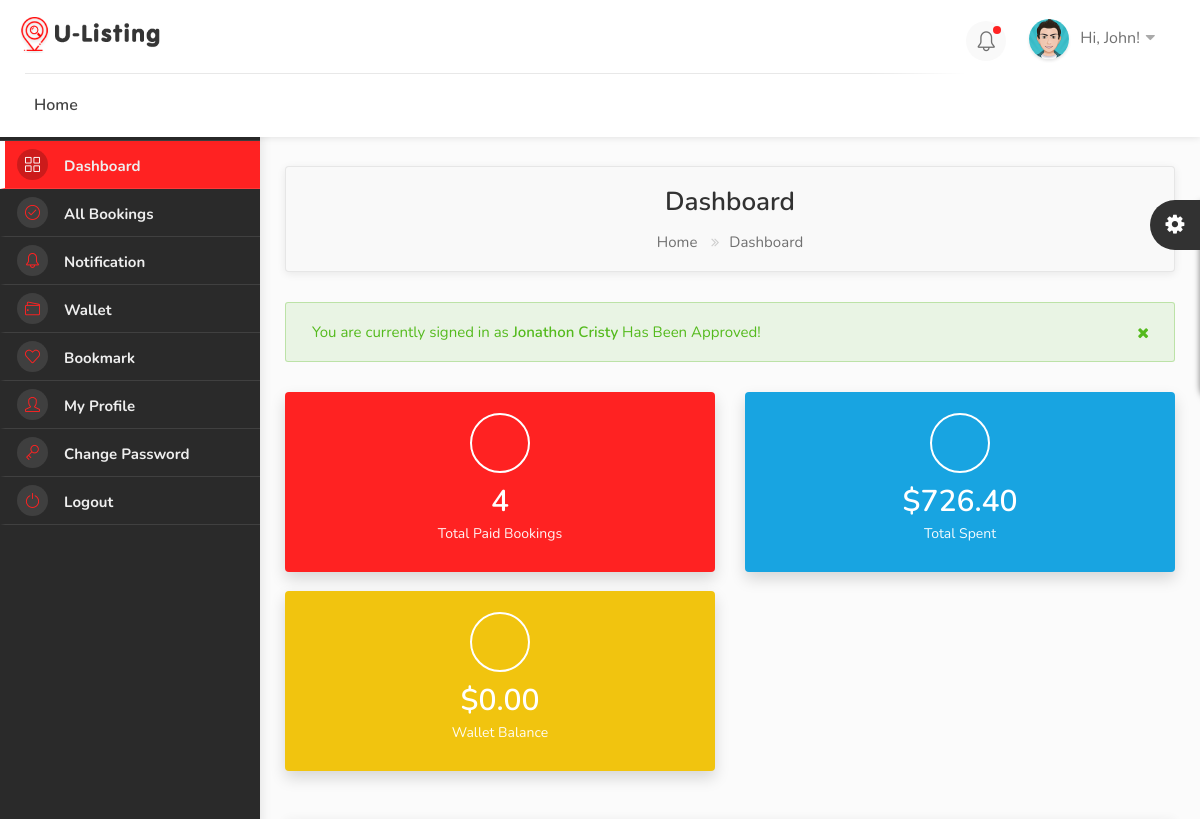
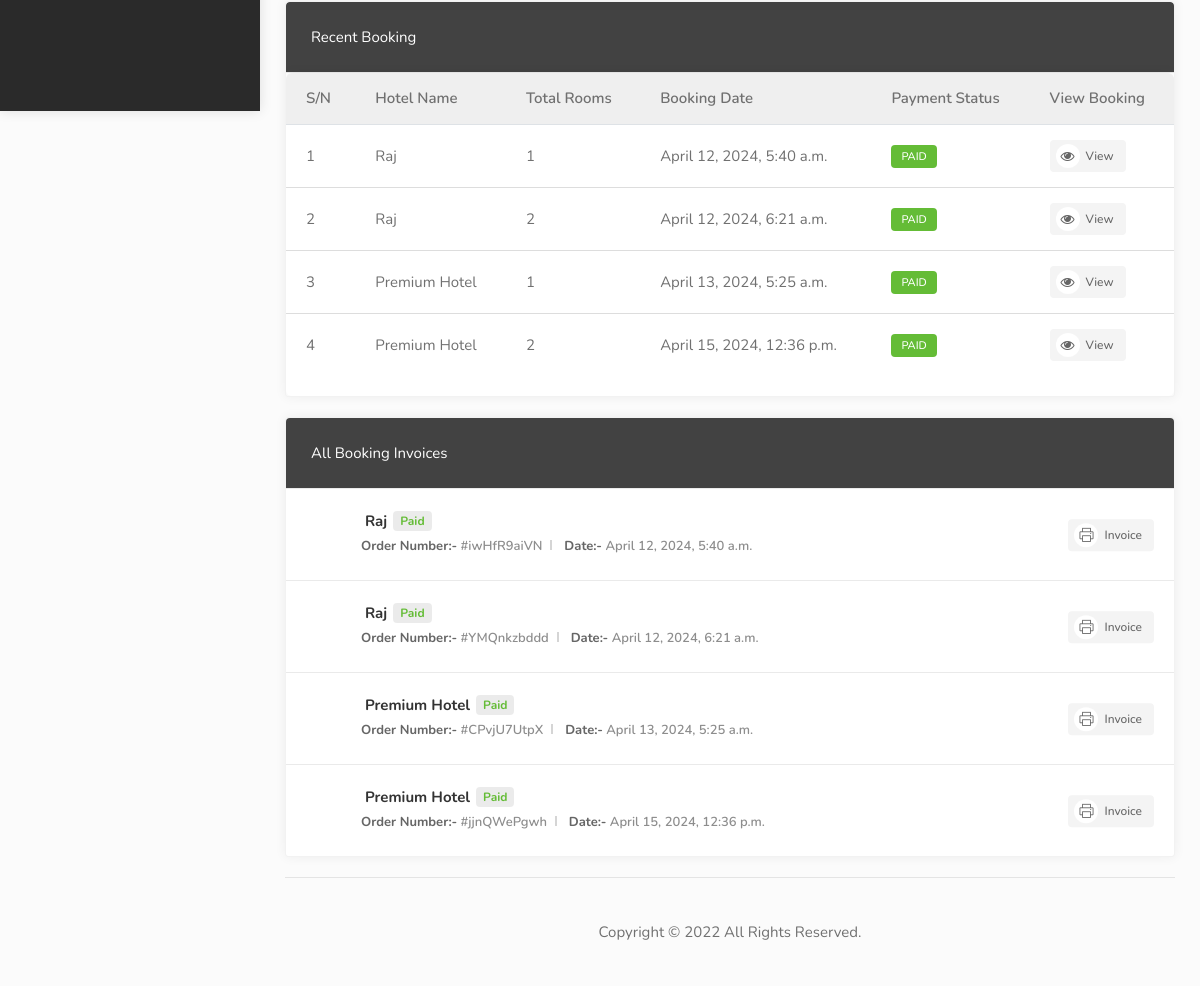
/dashboard/ (signed in), run on the app's committed database (2 pictures, top to bottom).
### userauths/models.py (models this page shows, shortened)
class User(AbstractUser):
    full_name = models.CharField(max_length=500, null=True, blank=True)
    username = models.CharField(max_length=500, unique=True)
    email = models.EmailField(unique=True)
    phone = models.CharField(max_length=100, null=True, blank=True)
    gender = models.CharField(max_length=20, choices=GENDER, default="Other")
    otp = models.CharField(max_length=100, null=True, blank=True)
    USERNAME_FIELD = 'email'
    REQUIRED_FIELDS = ['username']

class Profile(models.Model):
    pid = ShortUUIDField(length=7, max_length=25)
    image = models.FileField(upload_to=user_directory_path, default="default.jpg", null=True, blank=True)
    user = models.OneToOneField(User, on_delete=models.CASCADE, related_name="profile")
    full_name = models.CharField(max_length=100, null=True, blank=True)
    phone = models.CharField(max_length=100, null=True, blank=True)
    gender = models.CharField(max_length=20, choices=GENDER, default="Other")
    country = models.CharField(max_length=100, null=True, blank=True)
    city = models.CharField(max_length=100, null=True, blank=True)
    state = models.CharField(max_length=100, null=True, blank=True)
    address = models.CharField(max_length=200, null=True, blank=True)
    identity_type = models.CharField(max_length=200, choices=IDENTITY_TYPE, null=True, blank=True)
    identity_image = models.FileField(upload_to=user_directory_path, default="id.jpg", null=True, blank=True)
    facebook = models.URLField(max_length=100, null=True, blank=True)
    twitter = models.URLField(max_length=100, null=True, blank=True)
    wallet = models.DecimalField(max_digits=12, decimal_places=2, default=0.00)
    verified = models.BooleanField(default=False)
    date = models.DateTimeField(auto_now_add=True)
    class Meta:
        ordering = ['-date']

### hotel/models.py (models this page shows, shortened)
class Booking(models.Model):
    user = models.ForeignKey(User, on_delete=models.SET_NULL, null=True, blank=True)
    payment_status = models.CharField(max_length=100, choices=PAYMENT_STATUS)
    coupons = models.ManyToManyField('hotel.Coupon', blank=True)
    full_name = models.CharField(max_length=100)
    email = models.CharField(max_length=100)
    phone = models.CharField(max_length=100)
    hotel = models.ForeignKey(Hotel, on_delete=models.SET_NULL, null=True, blank=True)
    room_type = models.ForeignKey(RoomType, on_delete=models.SET_NULL, null=True, blank=True)
    room = models.ManyToManyField(Room)
    before_discount = models.DecimalField(max_digits=12, decimal_places=2, default=0.00)
    total = models.DecimalField(max_digits=12, decimal_places=2, default=0.00)
    saved = models.DecimalField(max_digits=12, decimal_places=2, default=0.00)
    check_in_date = models.DateField()
    check_out_date = models.DateField()
    total_days = models.PositiveIntegerField(default=0)
    num_adults = models.PositiveIntegerField(default=1)
    num_children = models.PositiveIntegerField(default=0)
    checked_in = models.BooleanField(default=False)
    checked_out = models.BooleanField(default=False)
    is_active = models.BooleanField(default=False)
    checked_in_tracker = models.BooleanField(default=False)
    checked_out_tracker = models.BooleanField(default=False)
    bid = ShortUUIDField(unique=True, length=10, max_length=20)
    date = models.DateTimeField(auto_now_add=True)
    stripe_payment_intent = models.CharField(max_length=200, null=True, blank=True)
    success_id = ShortUUIDField(length=10, max_length=20, null=True, blank=True)
    booking_id = ShortUUIDField(unique=True, length=10, max_length=20)

class Hotel(models.Model):
    user = models.ForeignKey(User, on_delete=models.SET_NULL, null=True)
    name = models.CharField(max_length=100, null=True, blank=True)
    description = CKEditor5Field(null=True, blank=True, config_name="extends")
    image = models.FileField(upload_to="hotel_gallery")
    address = models.CharField(max_length=200)
    mobile = models.CharField(max_length=200)
    email = models.CharField(max_length=100)
    status = models.CharField(max_length=20, choices=HOTEL_STATUS, default="Live")
    tags = TaggableManager(blank=True)
    views = models.IntegerField(default=0)
    featured = models.BooleanField(default=False)
    hid = ShortUUIDField(unique=True, length=10, max_length=20)
    slug = models.SlugField(unique=True)
    date = models.DateTimeField(auto_now_add=True)
    def hotel_gallery(self):
        return HotelGallery.objects.filter(hotel=self)

### user_dashboard/views.py (the view)
# urls.py: path("dashboard/", include("user_dashboard.urls")),
@login_required
def dashboard(request):
    booking = Booking.objects.filter(user=request.user, payment_status="Paid")
    total_spent = Booking.objects.filter(user=request.user, payment_status="Paid").aggregate(amount=models.Sum("total"))
    context = {
        "booking": booking,
        "total_spent": total_spent,
    }
    return render(request, "user_dashboard/dashboard.html", context)

### templates/user_dashboard/dashboard.html (shortened to what this page needs)
{% extends 'partials/dashboard_base.html' %}
{% load static %}
{% block content %}
<div class="utf_dashboard_content">
    <div id="titlebar" class="dashboard_gradient">
        <div class="row">
            <div class="col-md-12">
                <h2>Dashboard</h2>
                <nav id="breadcrumbs">
                    <ul>
                        <li><a href="/">Home</a></li>
                        <li>Dashboard</li>
                    </ul>
                </nav>
            </div>
        </div>
    </div>
    <div class="row">
        <div class="col-md-12">
            <div class="notification success closeable margin-bottom-30">
                <p>You are currently signed in as <strong>Jonathon Cristy</strong> Has Been Approved!</p>
                <a class="close" href="#"></a>
            </div>
        </div>
    </div>
    <div class="row">
        <div class="col-lg-4 col-md-6">
            <div class="utf_dashboard_stat color-1">
                <div class="utf_dashboard_stat_content">
                    <h4>{{booking.count}}</h4>
                    <span>Total Paid Bookings</span>
                </div>
                <div class="utf_dashboard_stat_icon"><i class="im im-icon-Check"></i></div>
            </div>
        </div>
        <div class="col-lg-4 col-md-6">
            <div class="utf_dashboard_stat color-2">
                <div class="utf_dashboard_stat_content">
                    <h4>${{ total_spent.amount|floatformat:2 }}</h4>
                    <span>Total Spent</span>
                </div>
                <div class="utf_dashboard_stat_icon"><i class="im im-icon-Dollar-Sign2"></i></div>
            </div>
        </div>
        <div class="col-lg-4 col-md-6">
            <div class="utf_dashboard_stat color-3">
                <div class="utf_dashboard_stat_content">
                    <h4>${{request.user.profile.wallet|floatformat:2}}</h4>
                    <span>Wallet Balance</span>
                </div>
                <div class="utf_dashboard_stat_icon"><i class="im im-icon-Wallet-2"></i></div>
            </div>
        </div>
    </div>
    <div class="row">
        <div class="col-lg-12 col-md-12 mb-4">
            <div class="utf_dashboard_list_box table-responsive recent_booking">
                <h4>Recent Booking</h4>
                <div class="dashboard-list-box table-responsive invoices with-icons">
                    <table class="table table-hover">
                        <thead>
                            <tr>
                                <th>S/N</th>
                                <th>Hotel Name</th>
                                <th>Total Rooms</th>
                                <th>Booking Date</th>
                                <th>Payment Status</th>
                                <th>View Booking</th>
                            </tr>
                        </thead>
                        <tbody>
                            {% for b in booking %}
                            <tr>
                                <td>{{forloop.counter}}</td>
                                <td>{{b.hotel.name}}</td>
                                <td>{{b.room.all.count}}</td>
                                <td>{{b.date}}</td>
                                <td><span class="badge badge-pill badge-primary text-uppercase">{{b.payment_status}}</span></td>
                                <td><a href="{% url 'user_dashboard:booking_detail' b.booking_id %}" class="button gray"><i class="fa fa-eye"></i> View</a></td>
                            </tr>
                            {% endfor %}
                        </tbody>
                    </table>
                </div>
            </div>
        </div>
        <div class="col-lg-12 col-md-12 mb-4">
            <div class="utf_dashboard_list_box invoices with-icons margin-top-20">
                <h4>All Booking Invoices</h4>
                <ul>
                    {% for b in booking %}
                        <li>
                            <strong>{{b.hotel.name}} <span class="paid">{{b.payment_status}}</span></strong>
                            <ul>
                                <li><span>Order Number:-</span> #{{b.booking_id}}</li>
                                <li><span>Date:-</span> {{b.date}}</li>
                            </ul>
                            <div class="buttons-to-right"> <a href="dashboard_invoice.html" class="button gray"><i
                                class="sl sl-icon-printer"></i> Invoice</a> </div>
                        </li>
                    {% endfor %}
                </ul>
            </div>
        </div>
        <div class="col-md-12">
            <div class="footer_copyright_part">Copyright © 2022 All Rights Reserved.</div>
        </div>
    </div>
</div>
{% endblock content %}

### static/css/mmenu.css (style rules this page uses)
:root { --mm-line-height:20px; --mm-listitem-size:44px; --mm-navbar-size:44px; --mm-offset-top:0; --mm-offset-right:0; --mm-offset-bottom:0; --mm-offset-left:0; --mm-color-border:rgba(0, 0, 0, 0.1); --mm-color-button:rgba(0, 0, 0, 0.3); --mm-color-text:rgba(0, 0, 0, 0.75); --mm-color-text-dimmed:rgba(0, 0, 0, 0.3); --mm-color-background:#f3f3f3; --mm-color-background-highlight:rgba(0, 0, 0, 0.05); --mm-color-background-emphasis:rgba(255, 255, 255, 0.4); --mm-shadow:0 0 10px rgba(0, 0, 0, 0.3) }

### static/css/style.css (style rules this page uses)
body { color: #707070; font-size: 15px; line-height: 28px; background-color: #fff; }
body p { font-size: 16px; line-height: 28px; }
body, h1, h2, h3, h4, h5, h6, input[type="text"], input[type="password"], input[type="email"], textarea, select, input[type="button"], input[type="submit"], button, #tiptip_content, .map-box p, .map-box div, .numerical-rating .utf_counter_star_rating, body .nav_responsive i.menu-trigger:after { font-family:'Nunito', sans-serif; text-transform: none; }
h1, h2, h3, h4, h5, h6 { color: #323232; }
* { margin: 0px; padding: 0px; box-sizing: border-box; }
ul, li { margin: 0px; list-style-type: none; }

### data on the page
User: user.profile.wallet "0.00"
Booking: hotel.name "Raj", room.all.count "1", date "April 12, 2024, 5:40 a.m.", payment_status "PAID", payment_status "Paid", booking_id "iwHfR9aiVN"
Booking: hotel.name "Raj", room.all.count "2", date "April 12, 2024, 6:21 a.m.", payment_status "PAID", payment_status "Paid", booking_id "YMQnkzbddd"
Booking: hotel.name "Premium Hotel", room.all.count "1", date "April 13, 2024, 5:25 a.m.", payment_status "PAID", payment_status "Paid", booking_id "CPvjU7UtpX"
Booking: hotel.name "Premium Hotel", room.all.count "2", date "April 15, 2024, 12:36 p.m.", payment_status "PAID", payment_status "Paid", booking_id "jjnQWePgwh"

### other printed values
{{ booking.count }} "4"
{{ total_spent.amount|floatformat:2 }} "726.40"
